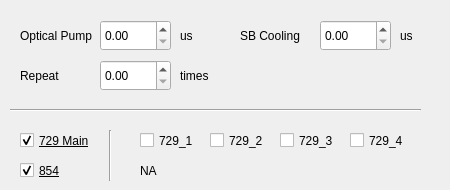
    <widget class="QWidget" name="tab_6">
     <attribute name="title">
      <string>Opt Pump SB Cooling</string>
     </attribute>
     <widget class="QLabel" name="label_41">
      <property name="geometry">
       <rect>
        <x>20</x>
        <y>20</y>
        <width>131</width>
        <height>31</height>
       </rect>
      </property>
      <property name="font">
       <font>
        <family>Arial</family>
        <pointsize>9</pointsize>
        <weight>50</weight>
        <bold>false</bold>
        <strikeout>false</strikeout>
       </font>
      </property>
      <property name="text">
       <string>Optical Pump</string>
      </property>
     </widget>
     <widget class="QLabel" name="label_40">
      <property name="geometry">
       <rect>
        <x>180</x>
        <y>20</y>
        <width>31</width>
        <height>31</height>
       </rect>
      </property>
      <property name="font">
       <font>
        <family>Arial</family>
        <pointsize>9</pointsize>
        <weight>50</weight>
        <bold>false</bold>
        <strikeout>false</strikeout>
       </font>
      </property>
      <property name="text">
       <string>us</string>
      </property>
     </widget>
     <widget class="QDoubleSpinBox" name="doubleSpinBox_OP">
      <property name="geometry">
       <rect>
        <x>100</x>
        <y>20</y>
        <width>71</width>
        <height>31</height>
       </rect>
      </property>
      <property name="font">
       <font>
        <family>Arial</family>
        <pointsize>9</pointsize>
        <weight>50</weight>
        <bold>false</bold>
        <strikeout>false</strikeout>
       </font>
      </property>
      <property name="layoutDirection">
       <enum>Qt::LeftToRight</enum>
      </property>
      <property name="alignment">
       <set>Qt::AlignLeading|Qt::AlignLeft|Qt::AlignVCenter</set>
      </property>
      <property name="maximum">
       <double>999999.989999999990687</double>
      </property>
     </widget>
     <widget class="QCheckBox" name="Laser_729_1_OP">
      <property name="geometry">
       <rect>
        <x>140</x>
        <y>130</y>
        <width>91</width>
        <height>21</height>
       </rect>
      </property>
      <property name="font">
       <font>
        <family>Arial</family>
        <pointsize>9</pointsize>
        <weight>50</weight>
        <bold>false</bold>
        <strikeout>false</strikeout>
       </font>
      </property>
      <property name="text">
       <string>729_1</string>
      </property>
     </widget>
     <widget class="QCheckBox" name="Laser_729_3_OP">
      <property name="geometry">
       <rect>
        <x>280</x>
        <y>130</y>
        <width>91</width>
        <height>21</height>
       </rect>
      </property>
      <property name="font">
       <font>
        <family>Arial</family>
        <pointsize>9</pointsize>
        <weight>50</weight>
        <bold>false</bold>
        <strikeout>false</strikeout>
       </font>
      </property>
      <property name="text">
       <string>729_3</string>
      </property>
     </widget>
     <widget class="QCheckBox" name="Laser_729_2_OP">
      <property name="geometry">
       <rect>
        <x>210</x>
        <y>130</y>
        <width>91</width>
        <height>21</height>
       </rect>
      </property>
      <property name="font">
       <font>
        <family>Arial</family>
        <pointsize>9</pointsize>
        <weight>50</weight>
        <bold>false</bold>
        <strikeout>false</strikeout>
       </font>
      </property>
      <property name="text">
       <string>729_2</string>
      </property>
     </widget>
     <widget class="QCheckBox" name="Laser_729_4_OP">
      <property name="geometry">
       <rect>
        <x>350</x>
        <y>130</y>
        <width>91</width>
        <height>21</height>
       </rect>
      </property>
      <property name="font">
       <font>
        <family>Arial</family>
        <pointsize>9</pointsize>
        <weight>50</weight>
        <bold>false</bold>
        <strikeout>false</strikeout>
       </font>
      </property>
      <property name="text">
       <string>729_4</string>
      </property>
     </widget>
     <widget class="QCheckBox" name="Laser_854_OP">
      <property name="geometry">
       <rect>
        <x>20</x>
        <y>160</y>
        <width>91</width>
        <height>21</height>
       </rect>
      </property>
      <property name="font">
       <font>
        <family>Arial</family>
        <pointsize>9</pointsize>
        <weight>50</weight>
        <bold>false</bold>
        <underline>true</underline>
        <strikeout>false</strikeout>
       </font>
      </property>
      <property name="text">
       <string>854</string>
      </property>
      <property name="checkable">
       <bool>true</bool>
      </property>
      <property name="checked">
       <bool>true</bool>
      </property>
     </widget>
     <widget class="Line" name="line_3">
      <property name="geometry">
       <rect>
        <x>10</x>
        <y>100</y>
        <width>411</width>
        <height>20</height>
       </rect>
      </property>
      <property name="orientation">
       <enum>Qt::Horizontal</enum>
      </property>
     </widget>
     <widget class="QCheckBox" name="Laser_729_main_OP">
      <property name="geometry">
       <rect>
        <x>20</x>
        <y>130</y>
        <width>91</width>
        <height>21</height>
       </rect>
      </property>
      <property name="font">
       <font>
        <family>Arial</family>
        <pointsize>9</pointsize>
        <weight>50</weight>
        <italic>false</italic>
        <bold>false</bold>
        <underline>true</underline>
        <strikeout>false</strikeout>
       </font>
      </property>
      <property name="text">
       <string>729 Main</string>
      </property>
      <property name="checked">
       <bool>true</bool>
      </property>
     </widget>
     <widget class="Line" name="line_5">
      <property name="geometry">
       <rect>
        <x>100</x>
        <y>130</y>
        <width>20</width>
        <height>51</height>
       </rect>
      </property>
      <property name="orientation">
       <enum>Qt::Vertical</enum>
      </property>
     </widget>
     <widget class="QLabel" name="label_46">
      <property name="geometry">
       <rect>
        <x>140</x>
        <y>160</y>
        <width>131</width>
        <height>21</height>
       </rect>
      </property>
      <property name="font">
       <font>
        <family>Arial</family>
        <pointsize>9</pointsize>
        <weight>50</weight>
        <bold>false</bold>
        <strikeout>false</strikeout>
       </font>
      </property>
      <property name="text">
       <string>NA</string>
      </property>
     </widget>
     <widget class="QDoubleSpinBox" name="doubleSpinBox_SB">
      <property name="geometry">
       <rect>
        <x>320</x>
        <y>20</y>
        <width>71</width>
        <height>31</height>
       </rect>
      </property>
      <property name="font">
       <font>
        <family>Arial</family>
        <pointsize>9</pointsize>
        <weight>50</weight>
        <bold>false</bold>
        <strikeout>false</strikeout>
       </font>
      </property>
      <property name="layoutDirection">
       <enum>Qt::LeftToRight</enum>
      </property>
      <property name="alignment">
       <set>Qt::AlignLeading|Qt::AlignLeft|Qt::AlignVCenter</set>
      </property>
      <property name="maximum">
       <double>999999.989999999990687</double>
      </property>
     </widget>
     <widget class="QLabel" name="label_53">
      <property name="geometry">
       <rect>
        <x>400</x>
        <y>20</y>
        <width>31</width>
        <height>31</height>
       </rect>
      </property>
      <property name="font">
       <font>
        <family>Arial</family>
        <pointsize>9</pointsize>
        <weight>50</weight>
        <bold>false</bold>
        <strikeout>false</strikeout>
       </font>
      </property>
      <property name="text">
       <string>us</string>
      </property>
     </widget>
     <widget class="QLabel" name="label_54">
      <property name="geometry">
       <rect>
        <x>240</x>
        <y>20</y>
        <width>81</width>
        <height>31</height>
       </rect>
      </property>
      <property name="font">
       <font>
        <family>Arial</family>
        <pointsize>9</pointsize>
        <weight>50</weight>
        <bold>false</bold>
        <strikeout>false</strikeout>
       </font>
      </property>
      <property name="text">
       <string>SB Cooling</string>
      </property>
     </widget>
     <widget class="QDoubleSpinBox" name="doubleSpinBox_OPSBrepeat">
      <property name="geometry">
       <rect>
        <x>100</x>
        <y>60</y>
        <width>71</width>
        <height>31</height>
       </rect>
      </property>
      <property name="font">
       <font>
        <family>Arial</family>
        <pointsize>9</pointsize>
        <weight>50</weight>
        <bold>false</bold>
        <strikeout>false</strikeout>
       </font>
      </property>
      <property name="layoutDirection">
       <enum>Qt::LeftToRight</enum>
      </property>
      <property name="alignment">
       <set>Qt::AlignLeading|Qt::AlignLeft|Qt::AlignVCenter</set>
      </property>
      <property name="maximum">
       <double>999999.989999999990687</double>
      </property>
     </widget>
     <widget class="QLabel" name="label_56">
      <property name="geometry">
       <rect>
        <x>180</x>
        <y>60</y>
        <width>41</width>
        <height>31</height>
       </rect>
      </property>
      <property name="font">
       <font>
        <family>Arial</family>
        <pointsize>9</pointsize>
        <weight>50</weight>
        <bold>false</bold>
        <strikeout>false</strikeout>
       </font>
      </property>
      <property name="text">
       <string>times</string>
      </property>
     </widget>
     <widget class="QLabel" name="label_57">
      <property name="geometry">
       <rect>
        <x>20</x>
        <y>60</y>
        <width>81</width>
        <height>31</height>
       </rect>
      </property>
      <property name="font">
       <font>
        <family>Arial</family>
        <pointsize>9</pointsize>
        <weight>50</weight>
        <bold>false</bold>
        <strikeout>false</strikeout>
       </font>
      </property>
      <property name="text">
       <string>Repeat</string>
      </property>
     </widget>
    </widget>
